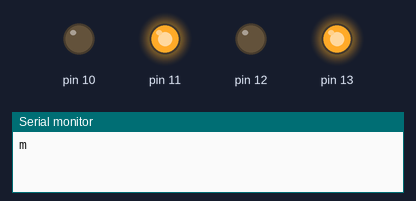
Bench run of a sketch on a simulated Arduino Uno, built with avr-gcc and run on an emulated ATmega328P. Parts: output pins drawn as LEDs (lit = HIGH), the last lines printed to the serial monitor.

Above: at 1.5 s.
At 5.0 s:
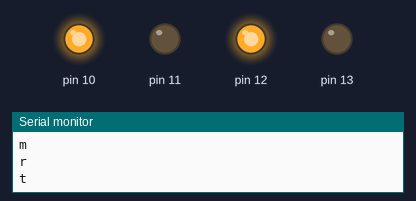
At 8.5 s:
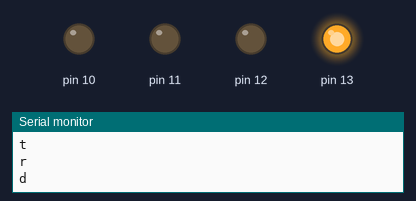
At 12.0 s:
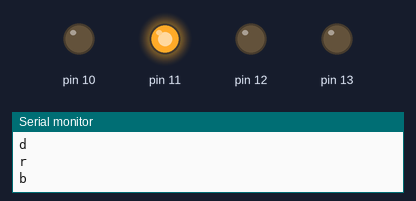
At 17.2 s:
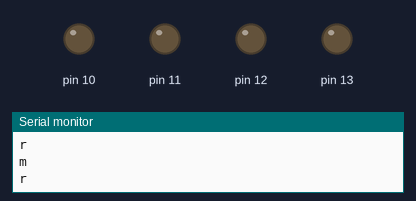
Timing chart, 0 to 18.2 s (numbered marks = the images above):
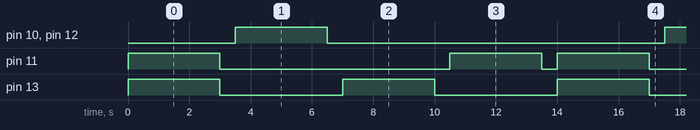

The sketch:

master.ino
```cpp
// master
void setup()
{
  pinMode(10, OUTPUT);
  pinMode(11, OUTPUT);
  pinMode(12, OUTPUT);
  pinMode(13, OUTPUT);

  digitalWrite(10, LOW);
  digitalWrite(11, LOW);
  digitalWrite(12, LOW);
  digitalWrite(13, LOW);

  Serial.begin(9600);
}


void loop()
{
   Serial.println("m");
   digitalWrite(13, HIGH);
   digitalWrite(11, HIGH);

   delay(3000);
   Serial.println("r");
   digitalWrite(13, LOW);
   digitalWrite(11, LOW);
   delay(500);

    Serial.println("t");
    digitalWrite(12, HIGH);
    digitalWrite(10, HIGH);
   delay(3000);

   Serial.println("r");
   digitalWrite(12, LOW);
   digitalWrite(10, LOW);
   delay(500);

   Serial.println("d");
    digitalWrite(13, HIGH);
   delay(3000);

   Serial.println("r");
   digitalWrite(13, LOW);
   delay(500);

   Serial.println("b");
    digitalWrite(11, HIGH);
   delay(3000);

    Serial.println("r");
   digitalWrite(11, LOW);
   delay(500);


}
```

Measured:
- by itself, pin 10, pin 12: alternates HIGH for 3.0 s and LOW for 11.0 s
- by itself, pin 11: repeats every 14.0 s: LOW 7.5 s, HIGH 3.0 s, LOW 0.50 s, HIGH 3.0 s
- by itself, pin 13: alternates HIGH for 3.0 s and LOW for 4.0 s
